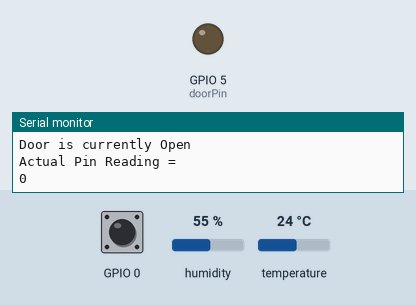
Bench run of a sketch on a simulated ESP8266 (NodeMCU). Shown: output pins drawn as LEDs (lit = HIGH), the last lines printed to the serial monitor. The inputs (shaded band) are chosen by the test bench; at power-on: temperature 24 °C, GPIO 0 HIGH, humidity 55 %. WiFi joins after 1.5 s; servers stay silent unless stated; no MQTT or app messages arrive unless stated.

Above: at 2.7 s.
2.8 s: temperature set to 26 °C
At 7.8 s:
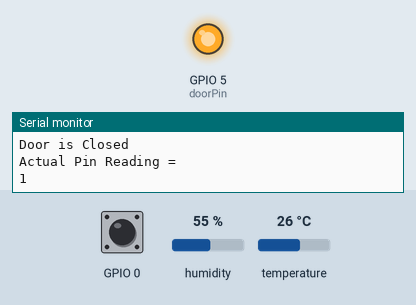
8.8 s: temperature set to 12 °C
At 12.6 s:
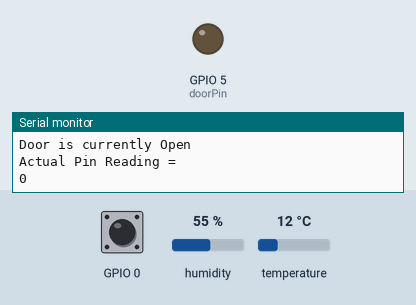
14.8 s: temperature set to 28 °C
At 17.3 s:
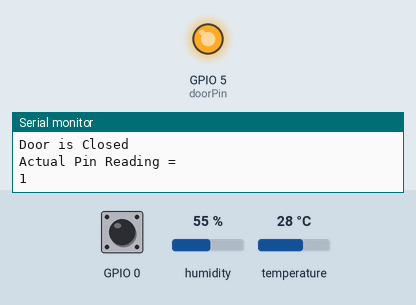
Timing chart, 0 to 18.8 s (numbered marks = the images above; inputs shaded):
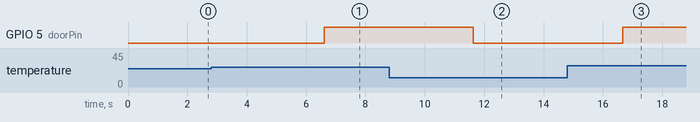

Measured:
- the behaviour switches between 24 and 25 °C on temperature (found by bisection; images 0 and 1)
- after the input at 2.8 s, GPIO 5 (doorPin): LOW → HIGH after 3.8 s
- after the input at 8.8 s, GPIO 5 (doorPin): HIGH → LOW after 2.8 s
- after the input at 14.8 s, GPIO 5 (doorPin): LOW → HIGH after 1.9 s

The sketch:

Esp8266_Dual_sensor_module_DOOR_with_ButtonV1.ino
```cpp
/***************************************************
  Adafruit ESP8266 WiFi Sensor Module

  ATTEMPT TO TRIGGER DOOR BY TEMP
  AND SECOND TRIGGER TO TURN ON COOLING FAN

  Set up for Two (2) sensor feeds and Lamp control to AIO Dashboard
  Using the Huzzah ESP8266 breakout board
    Note: to upload sketch you must place ESP8266 into Boot Mode by
      Hold down the GPIO0 button, the red LED will be lit
      While holding down GPIO0, click the RESET button
      Release RESET, then release GPIO0
      When you release the RESET button, the red LED will be lit dimly, this means its ready to bootload

  This program is written for two DHT11 (low range) or DHT22 (high range) sensors
  and two feeds and one powerSwitch tail kit

  // additional sensors can be added or commented out as needed
 ****************************************************/

// Libraries
#include <ESP8266WiFi.h>
#include "Adafruit_MQTT.h"
#include "Adafruit_MQTT_Client.h"
#include "DHT.h"

// WiFi parameters
#define WLAN_SSID       "Strawhouse"
//#define WLAN_PASS       "WLAN_PASS"  ** no password required

// Adafruit IO
#define AIO_SERVER      "io.adafruit.com"
#define AIO_SERVERPORT  1883
#define AIO_USERNAME    "rocketrob"
#define AIO_KEY         "d4b0aa4ae08643938438a77f5a9015f9"

//Variables
#define THRESHOLD_OPEN  76 //Set door open temperature
#define THRESHOLD_CLOSE 75 //Set door close temperature

// Configure DHT sensors
    ///////////////////////////////////////////////////////////////
    //Parameters are (PIN, SENSORTYPE, 15) "15 is an old parameter required when using slow processor, not needed any longer"
    // Sensor types:
    // DHT 11  This is the 'blue' lower range sensor
    // DHT 22  This is the 'white' higher range sensor
    ///////////////////////////////////////////////////////////////
// Configured DHT sensors instance.  Add or comment out additional sensors here
DHT dht1(4, DHT11); //blue sensor. On Amico board GPIO 4 is D2
//DHT dht2(2, DHT22); //white sensor

//Set Pin Locations
const int doorPin = 5; // Amico board GPIO 5 is D1
const int buttonPin = 2;  //Amico board GPIO 0 is D3 **not sure if this pin allows interupt??**
//Variable
volatile int buttonState = 0;  //variable for reading pushbutton status

// Functions
void connect();

// Create an ESP8266 WiFiClient class to connect to the MQTT server.
WiFiClient client;

// Setup the MQTT client class by passing in the WiFi client and MQTT server and login details.
Adafruit_MQTT_Client mqtt(&client, AIO_SERVER, AIO_SERVERPORT, AIO_USERNAME, AIO_KEY);

/****************Setup feeds for temperature & humidity for sensors******/
/////////////////////////////////////////////////////////////////////////////
// The first part "temp1" is the publish name used in the loop below.      //
// the next "/feeds/yourZoneName" is whatever you've created in IO.Adafruit//
/////////////////////////////////////////////////////////////////////////////
Adafruit_MQTT_Publish temp1 = Adafruit_MQTT_Publish(&mqtt, AIO_USERNAME "/feeds/doorTemp");
Adafruit_MQTT_Publish humidity1 = Adafruit_MQTT_Publish(&mqtt,  AIO_USERNAME "/feeds/doorHum");
//Adafruit_MQTT_Publish temp2 = Adafruit_MQTT_Publish(&mqtt,  AIO_USERNAME "/feeds/tempZone2");
//Adafruit_MQTT_Publish humidity2 = Adafruit_MQTT_Publish(&mqtt,  AIO_USERNAME "/feeds/humidityZone2");

// Subscribe to your feed called 'door'
Adafruit_MQTT_Subscribe door = Adafruit_MQTT_Subscribe (&mqtt, AIO_USERNAME "/feeds/door");

/*************************** Sketch Code ************************************/

void setup() {

  // Initilize sensors
  dht1.begin();
  //dht2.begin();

  // Configure pins for desired type
  pinMode (doorPin, OUTPUT);
  pinMode (buttonPin, INPUT);
  attachInterrupt(digitalPinToInterrupt(0), pin_ISR, CHANGE);

  // set upload speed
  Serial.begin(115200);
  Serial.println(F("Adafruit IO Example")); // F stores this as FLASH memory instead of RAM

  // Connect to WiFi access point.
  Serial.println(); Serial.println();
  delay(10);
  Serial.print(F("Connecting to "));
  Serial.println(WLAN_SSID);

  WiFi.begin(WLAN_SSID); //, WLAN_PASS) removed from parameter as Strawhouse does not have password
  while (WiFi.status() != WL_CONNECTED) { //while not connected print a dot every 1/2 sec ...
    delay(500);
    Serial.print(F("."));
  }
  Serial.println(); //blank line

  Serial.println(F("WiFi connected"));
  Serial.println(F("IP address: "));
  Serial.println(WiFi.localIP());

  //Set to listen door feed once connected to Adafruit IO
  mqtt.subscribe(&door);

  // connect to adafruit io
  connect();

}//end-setup

/***********************************************************************/
// Once connected, run this loop to start publishing sensor data.
void loop() {

  // ping adafruit io a few times to make sure we remain connected
  if(! mqtt.ping(3)) {
    // reconnect to adafruit io
    if(! mqtt.connected())
      connect();
  }

  Adafruit_MQTT_Subscribe *subscription;

  // Grab the current state of the sensors as a data value to use in the publish data below

  int doorTemp = (int)dht1.readTemperature(true); //True reads Fehrenheit temp
    //int doorHum = (int)dht1.readHumidity(); // not needed for door opener program
    //uncomment below if second sensor added
    // int humidity_data2 = (int)dht2.readHumidity();
    // int temperature_data2 = (int)dht2.readTemperature(true); //True reads Fehrenheit temp

  // Publish data Sensor1
  if (! temp1.publish(doorTemp)) //if not published
    Serial.println(F("Failed to publish doorTemp"));
  else
    Serial.println(F("doorTemp published!")); //else published
    Serial.println(doorTemp);

//  if (! humidity1.publish(doorHum))
//    Serial.println(F("Failed to publish humidityZone1"));
//  else
//    Serial.println(F("doorHum published!"));
//    Serial.println(doorHum);

 /*
  //uncomment below if second sensor added
  // Publish data Sensor2
 if (! temp2.publish(temperature_data2))
    Serial.println(F("Failed to publish temperature2"));
  else
    Serial.println(F("Temperature2 published!"));
    Serial.println(temperature_data2);

  if (! humidity2.publish(humidity_data2))
    Serial.println(F("Failed to publish humidity2"));
  else
    Serial.println(F("Humidity2 published!"));
    Serial.println(humidity_data2);
*/


//////////////////////////////////////////
//open/close based on Adafruit.io feed
/////////////////////////////////////////
/*
//Read Lamp setting
  while(subscription = mqtt.readSubscription(1000)) {
    //only check lamp events
    if(subscription == &door){
      //convert mqtt ascii to int
      char *value = (char *)door.lastread;
      Serial.print(F("Received: "));
      Serial.println(value);

      //message to door
      String message = String(value);
      message.trim();
      if(message == "ON") {digitalWrite(doorPin, HIGH);} //High equals powered
      if(message == "OFF") {digitalWrite(doorPin, LOW);} //Low equals no power
      }
    }//while
*/
/////////////////////////////////////////////
//Set Door position open/closed based on temp
/////////////////////////////////////////////
    if(doorTemp >= THRESHOLD_OPEN){                       //question is, will the pin setting stay until close threshold is read?
      digitalWrite(doorPin, HIGH);//set pin to high
      Serial.println(F("Pin set low - close circuit"));
    }
    else if(doorTemp <= THRESHOLD_CLOSE){
      digitalWrite(doorPin, LOW);//High equals powered
      Serial.println(F("Pin set high - open circuit"));
    }
//    //read actual pin setting high/low and print door position to screen
    if (digitalRead(doorPin) == 1){
      Serial.println(F("Door is Closed"));
    }
    else {
       Serial.println(F("Door is currently Open"));
    }
    Serial.println(F("Actual Pin Reading = "));
    Serial.print(digitalRead(doorPin));
    Serial.println();

  // To Repeat every (60,000 milSec) 1 Minutes Change delay to change refresh rate
  delay(5000);

   // next is to get this to publish to AIO so you can see actual setting-
   // may need to set up another feed, or maybe change door feed to Publish instead of Subscribe
   //(don't think you can do both with same feed)
}//end-Loop

/*************************************************************/

//Interupt State - monitor button
void pin_ISR(){
  buttonState = digitalRead(buttonPin);
  digitalWrite(doorPin, HIGH); //open door
 }

// Sub-Method used above to connect to adafruit io via MQTT
void connect() {

  Serial.print(F("Connecting to Adafruit IO... "));

  int8_t ret;

  while ((ret = mqtt.connect()) != 0) {

    switch (ret) {
      case 1: Serial.println(F("Wrong protocol")); break;
      case 2: Serial.println(F("ID rejected")); break;
      case 3: Serial.println(F("Server unavail")); break;
      case 4: Serial.println(F("Bad user/pass")); break;
      case 5: Serial.println(F("Not authed")); break;
      case 6: Serial.println(F("Failed to subscribe")); break;
      default: Serial.println(F("Connection failed")); break;
    }

    if(ret >= 0)
      mqtt.disconnect();

    Serial.println(F("Retrying connection..."));
    delay(5000);

  }

  Serial.println(F("Adafruit IO Connected!"));

}
```
